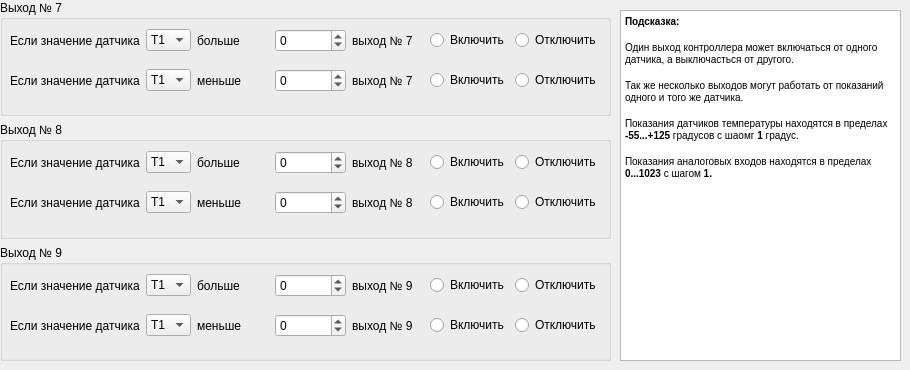
    <widget class="QWidget" name="sensors7_9">
     <attribute name="title">
      <string>Работа по датчикам 7 - 9</string>
     </attribute>
     <widget class="QWidget" name="verticalLayoutWidget_3">
      <property name="geometry">
       <rect>
        <x>0</x>
        <y>0</y>
        <width>611</width>
        <height>361</height>
       </rect>
      </property>
      <layout class="QVBoxLayout" name="verticalLayout_3">
       <item>
        <widget class="QGroupBox" name="groupBox_5">
         <property name="title">
          <string>Выход № 7</string>
         </property>
         <widget class="QWidget" name="horizontalLayoutWidget_2">
          <property name="geometry">
           <rect>
            <x>10</x>
            <y>20</y>
            <width>591</width>
            <height>41</height>
           </rect>
          </property>
          <layout class="QHBoxLayout" name="horizontalLayout_18">
           <item>
            <widget class="QLabel" name="label_5">
             <property name="text">
              <string>Если значение датчика</string>
             </property>
            </widget>
           </item>
           <item>
            <widget class="QComboBox" name="out7BolDatBox">
             <property name="sizePolicy">
              <sizepolicy hsizetype="Fixed" vsizetype="Fixed">
               <horstretch>0</horstretch>
               <verstretch>0</verstretch>
              </sizepolicy>
             </property>
             <property name="currentIndex">
              <number>0</number>
             </property>
             <item>
              <property name="text">
               <string>T1</string>
              </property>
             </item>
             <item>
              <property name="text">
               <string>T2</string>
              </property>
             </item>
             <item>
              <property name="text">
               <string>A1</string>
              </property>
             </item>
             <item>
              <property name="text">
               <string>A2</string>
              </property>
             </item>
             <item>
              <property name="text">
               <string>A3</string>
              </property>
             </item>
             <item>
              <property name="text">
               <string>A4</string>
              </property>
             </item>
            </widget>
           </item>
           <item>
            <widget class="QLabel" name="label_6">
             <property name="text">
              <string>больше</string>
             </property>
            </widget>
           </item>
           <item>
            <widget class="QSpinBox" name="out7BolDatValS">
             <property name="minimum">
              <number>-50</number>
             </property>
             <property name="maximum">
              <number>1023</number>
             </property>
            </widget>
           </item>
           <item>
            <widget class="QLabel" name="label_9">
             <property name="text">
              <string>выход № 7</string>
             </property>
            </widget>
           </item>
           <item>
            <widget class="QRadioButton" name="out7BolOnR">
             <property name="text">
              <string>Включить</string>
             </property>
            </widget>
           </item>
           <item>
            <widget class="QRadioButton" name="out7BolOffR">
             <property name="text">
              <string>Отключить</string>
             </property>
            </widget>
           </item>
          </layout>
         </widget>
         <widget class="QWidget" name="horizontalLayoutWidget_3">
          <property name="geometry">
           <rect>
            <x>10</x>
            <y>60</y>
            <width>591</width>
            <height>41</height>
           </rect>
          </property>
          <layout class="QHBoxLayout" name="horizontalLayout_19">
           <item>
            <widget class="QLabel" name="label_10">
             <property name="text">
              <string>Если значение датчика</string>
             </property>
            </widget>
           </item>
           <item>
            <widget class="QComboBox" name="out7MenDatBox">
             <property name="sizePolicy">
              <sizepolicy hsizetype="Fixed" vsizetype="Fixed">
               <horstretch>0</horstretch>
               <verstretch>0</verstretch>
              </sizepolicy>
             </property>
             <item>
              <property name="text">
               <string>T1</string>
              </property>
             </item>
             <item>
              <property name="text">
               <string>T2</string>
              </property>
             </item>
             <item>
              <property name="text">
               <string>A1</string>
              </property>
             </item>
             <item>
              <property name="text">
               <string>A2</string>
              </property>
             </item>
             <item>
              <property name="text">
               <string>A3</string>
              </property>
             </item>
             <item>
              <property name="text">
               <string>A4</string>
              </property>
             </item>
            </widget>
           </item>
           <item>
            <widget class="QLabel" name="label_13">
             <property name="text">
              <string>меньше</string>
             </property>
            </widget>
           </item>
           <item>
            <widget class="QSpinBox" name="out7MenDatValS">
             <property name="minimum">
              <number>-50</number>
             </property>
             <property name="maximum">
              <number>1023</number>
             </property>
            </widget>
           </item>
           <item>
            <widget class="QLabel" name="label_14">
             <property name="text">
              <string>выход № 7</string>
             </property>
            </widget>
           </item>
           <item>
            <widget class="QRadioButton" name="out7MenOnR">
             <property name="text">
              <string>Включить</string>
             </property>
            </widget>
           </item>
           <item>
            <widget class="QRadioButton" name="out7MenOffR">
             <property name="text">
              <string>Отключить</string>
             </property>
             <property name="checkable">
              <bool>true</bool>
             </property>
             <property name="checked">
              <bool>false</bool>
             </property>
            </widget>
           </item>
          </layout>
         </widget>
        </widget>
       </item>
       <item>
        <widget class="QGroupBox" name="groupBox_9">
         <property name="title">
          <string>Выход № 8</string>
         </property>
         <widget class="QWidget" name="horizontalLayoutWidget_6">
          <property name="geometry">
           <rect>
            <x>10</x>
            <y>20</y>
            <width>591</width>
            <height>41</height>
           </rect>
          </property>
          <layout class="QHBoxLayout" name="horizontalLayout_22">
           <item>
            <widget class="QLabel" name="label_27">
             <property name="text">
              <string>Если значение датчика</string>
             </property>
            </widget>
           </item>
           <item>
            <widget class="QComboBox" name="out8BolDatBox">
             <property name="sizePolicy">
              <sizepolicy hsizetype="Fixed" vsizetype="Fixed">
               <horstretch>0</horstretch>
               <verstretch>0</verstretch>
              </sizepolicy>
             </property>
             <item>
              <property name="text">
               <string>T1</string>
              </property>
             </item>
             <item>
              <property name="text">
               <string>T2</string>
              </property>
             </item>
             <item>
              <property name="text">
               <string>A1</string>
              </property>
             </item>
             <item>
              <property name="text">
               <string>A2</string>
              </property>
             </item>
             <item>
              <property name="text">
               <string>A3</string>
              </property>
             </item>
             <item>
              <property name="text">
               <string>A4</string>
              </property>
             </item>
            </widget>
           </item>
           <item>
            <widget class="QLabel" name="label_28">
             <property name="text">
              <string>больше</string>
             </property>
            </widget>
           </item>
           <item>
            <widget class="QSpinBox" name="out8BolDatValS">
             <property name="minimum">
              <number>-50</number>
             </property>
             <property name="maximum">
              <number>1023</number>
             </property>
            </widget>
           </item>
           <item>
            <widget class="QLabel" name="label_29">
             <property name="text">
              <string>выход № 8</string>
             </property>
            </widget>
           </item>
           <item>
            <widget class="QRadioButton" name="out8BolOnR">
             <property name="text">
              <string>Включить</string>
             </property>
            </widget>
           </item>
           <item>
            <widget class="QRadioButton" name="out8BolOffR">
             <property name="text">
              <string>Отключить</string>
             </property>
            </widget>
           </item>
          </layout>
         </widget>
         <widget class="QWidget" name="horizontalLayoutWidget_7">
          <property name="geometry">
           <rect>
            <x>10</x>
            <y>60</y>
            <width>591</width>
            <height>41</height>
           </rect>
          </property>
          <layout class="QHBoxLayout" name="horizontalLayout_23">
           <item>
            <widget class="QLabel" name="label_30">
             <property name="text">
              <string>Если значение датчика</string>
             </property>
            </widget>
           </item>
           <item>
            <widget class="QComboBox" name="out8MenDatBox">
             <property name="sizePolicy">
              <sizepolicy hsizetype="Fixed" vsizetype="Fixed">
               <horstretch>0</horstretch>
               <verstretch>0</verstretch>
              </sizepolicy>
             </property>
             <item>
              <property name="text">
               <string>T1</string>
              </property>
             </item>
             <item>
              <property name="text">
               <string>T2</string>
              </property>
             </item>
             <item>
              <property name="text">
               <string>A1</string>
              </property>
             </item>
             <item>
              <property name="text">
               <string>A2</string>
              </property>
             </item>
             <item>
              <property name="text">
               <string>A3</string>
              </property>
             </item>
             <item>
              <property name="text">
               <string>A4</string>
              </property>
             </item>
            </widget>
           </item>
           <item>
            <widget class="QLabel" name="label_31">
             <property name="text">
              <string>меньше</string>
             </property>
            </widget>
           </item>
           <item>
            <widget class="QSpinBox" name="out8MenDatValS">
             <property name="minimum">
              <number>-50</number>
             </property>
             <property name="maximum">
              <number>1023</number>
             </property>
            </widget>
           </item>
           <item>
            <widget class="QLabel" name="label_88">
             <property name="text">
              <string>выход № 8</string>
             </property>
            </widget>
           </item>
           <item>
            <widget class="QRadioButton" name="out8MenOnR">
             <property name="text">
              <string>Включить</string>
             </property>
            </widget>
           </item>
           <item>
            <widget class="QRadioButton" name="out8MenOffR">
             <property name="text">
              <string>Отключить</string>
             </property>
            </widget>
           </item>
          </layout>
         </widget>
        </widget>
       </item>
       <item>
        <widget class="QGroupBox" name="groupBox_6">
         <property name="title">
          <string>Выход № 9</string>
         </property>
         <widget class="QWidget" name="horizontalLayoutWidget_4">
          <property name="geometry">
           <rect>
            <x>10</x>
            <y>20</y>
            <width>591</width>
            <height>41</height>
           </rect>
          </property>
          <layout class="QHBoxLayout" name="horizontalLayout_20">
           <item>
            <widget class="QLabel" name="label_15">
             <property name="text">
              <string>Если значение датчика</string>
             </property>
            </widget>
           </item>
           <item>
            <widget class="QComboBox" name="out9BolDatBox">
             <property name="sizePolicy">
              <sizepolicy hsizetype="Fixed" vsizetype="Fixed">
               <horstretch>0</horstretch>
               <verstretch>0</verstretch>
              </sizepolicy>
             </property>
             <item>
              <property name="text">
               <string>T1</string>
              </property>
             </item>
             <item>
              <property name="text">
               <string>T2</string>
              </property>
             </item>
             <item>
              <property name="text">
               <string>A1</string>
              </property>
             </item>
             <item>
              <property name="text">
               <string>A2</string>
              </property>
             </item>
             <item>
              <property name="text">
               <string>A3</string>
              </property>
             </item>
             <item>
              <property name="text">
               <string>A4</string>
              </property>
             </item>
            </widget>
           </item>
           <item>
            <widget class="QLabel" name="label_16">
             <property name="text">
              <string>больше</string>
             </property>
            </widget>
           </item>
           <item>
            <widget class="QSpinBox" name="out9BolDatValS">
             <property name="minimum">
              <number>-50</number>
             </property>
             <property name="maximum">
              <number>1023</number>
             </property>
            </widget>
           </item>
           <item>
            <widget class="QLabel" name="label_22">
             <property name="text">
              <string>выход № 9</string>
             </property>
            </widget>
           </item>
           <item>
            <widget class="QRadioButton" name="out9BolOnR">
             <property name="text">
              <string>Включить</string>
             </property>
            </widget>
           </item>
           <item>
            <widget class="QRadioButton" name="out9BolOffR">
             <property name="text">
              <string>Отключить</string>
             </property>
            </widget>
           </item>
          </layout>
         </widget>
         <widget class="QWidget" name="horizontalLayoutWidget_5">
          <property name="geometry">
           <rect>
            <x>10</x>
            <y>60</y>
            <width>591</width>
            <height>41</height>
           </rect>
          </property>
          <layout class="QHBoxLayout" name="horizontalLayout_21">
           <item>
            <widget class="QLabel" name="label_23">
             <property name="text">
              <string>Если значение датчика</string>
             </property>
            </widget>
           </item>
           <item>
            <widget class="QComboBox" name="out9MenDatBox">
             <property name="sizePolicy">
              <sizepolicy hsizetype="Fixed" vsizetype="Fixed">
               <horstretch>0</horstretch>
               <verstretch>0</verstretch>
              </sizepolicy>
             </property>
             <property name="currentIndex">
              <number>0</number>
             </property>
             <item>
              <property name="text">
               <string>T1</string>
              </property>
             </item>
             <item>
              <property name="text">
               <string>T2</string>
              </property>
             </item>
             <item>
              <property name="text">
               <string>A1</string>
              </property>
             </item>
             <item>
              <property name="text">
               <string>A2</string>
              </property>
             </item>
             <item>
              <property name="text">
               <string>A3</string>
              </property>
             </item>
             <item>
              <property name="text">
               <string>A4</string>
              </property>
             </item>
            </widget>
           </item>
           <item>
            <widget class="QLabel" name="label_25">
             <property name="text">
              <string>меньше</string>
             </property>
            </widget>
           </item>
           <item>
            <widget class="QSpinBox" name="out9MenDatValS">
             <property name="minimum">
              <number>-50</number>
             </property>
             <property name="maximum">
              <number>1023</number>
             </property>
            </widget>
           </item>
           <item>
            <widget class="QLabel" name="label_26">
             <property name="text">
              <string>выход № 9</string>
             </property>
            </widget>
           </item>
           <item>
            <widget class="QRadioButton" name="out9MenOnR">
             <property name="text">
              <string>Включить</string>
             </property>
            </widget>
           </item>
           <item>
            <widget class="QRadioButton" name="out9MenOffR">
             <property name="text">
              <string>Отключить</string>
             </property>
            </widget>
           </item>
          </layout>
         </widget>
        </widget>
       </item>
      </layout>
     </widget>
     <widget class="QTextBrowser" name="textBrowser">
      <property name="geometry">
       <rect>
        <x>620</x>
        <y>10</y>
        <width>281</width>
        <height>351</height>
       </rect>
      </property>
      <property name="html">
       <string>&lt;!DOCTYPE HTML PUBLIC &quot;-//W3C//DTD HTML 4.0//EN&quot; &quot;http://www.w3.org/TR/REC-html40/strict.dtd&quot;&gt;
&lt;html&gt;&lt;head&gt;&lt;meta name=&quot;qrichtext&quot; content=&quot;1&quot; /&gt;&lt;style type=&quot;text/css&quot;&gt;
p, li { white-space: pre-wrap; }
&lt;/style&gt;&lt;/head&gt;&lt;body style=&quot; font-family:'MS Shell Dlg 2'; font-size:8.25pt; font-weight:400; font-style:normal;&quot;&gt;
&lt;p style=&quot; margin-top:0px; margin-bottom:0px; margin-left:0px; margin-right:0px; -qt-block-indent:0; text-indent:0px;&quot;&gt;&lt;span style=&quot; font-size:7.8pt; font-weight:600;&quot;&gt;Подсказка:&lt;/span&gt;&lt;/p&gt;
&lt;p style=&quot;-qt-paragraph-type:empty; margin-top:0px; margin-bottom:0px; margin-left:0px; margin-right:0px; -qt-block-indent:0; text-indent:0px; font-size:7.8pt; font-weight:600;&quot;&gt;&lt;br /&gt;&lt;/p&gt;
&lt;p style=&quot; margin-top:0px; margin-bottom:0px; margin-left:0px; margin-right:0px; -qt-block-indent:0; text-indent:0px;&quot;&gt;&lt;span style=&quot; font-size:7.8pt;&quot;&gt;Один выход контроллера может включаться от одного датчика, а выключасться от другого. &lt;/span&gt;&lt;/p&gt;
&lt;p style=&quot;-qt-paragraph-type:empty; margin-top:0px; margin-bottom:0px; margin-left:0px; margin-right:0px; -qt-block-indent:0; text-indent:0px; font-size:7.8pt;&quot;&gt;&lt;br /&gt;&lt;/p&gt;
&lt;p style=&quot; margin-top:0px; margin-bottom:0px; margin-left:0px; margin-right:0px; -qt-block-indent:0; text-indent:0px;&quot;&gt;&lt;span style=&quot; font-size:7.8pt;&quot;&gt;Так же несколько выходов могут работать от показаний одного и того же датчика.&lt;/span&gt;&lt;/p&gt;
&lt;p style=&quot;-qt-paragraph-type:empty; margin-top:0px; margin-bottom:0px; margin-left:0px; margin-right:0px; -qt-block-indent:0; text-indent:0px; font-size:7.8pt;&quot;&gt;&lt;br /&gt;&lt;/p&gt;
&lt;p style=&quot; margin-top:0px; margin-bottom:0px; margin-left:0px; margin-right:0px; -qt-block-indent:0; text-indent:0px;&quot;&gt;&lt;span style=&quot; font-size:7.8pt;&quot;&gt;Показания датчиков температуры находятся в пределах &lt;/span&gt;&lt;span style=&quot; font-size:7.8pt; font-weight:600;&quot;&gt;-55...+125&lt;/span&gt;&lt;span style=&quot; font-size:7.8pt;&quot;&gt; градусов с шаомг &lt;/span&gt;&lt;span style=&quot; font-size:7.8pt; font-weight:600;&quot;&gt;1&lt;/span&gt;&lt;span style=&quot; font-size:7.8pt;&quot;&gt; градус.&lt;/span&gt;&lt;/p&gt;
&lt;p style=&quot;-qt-paragraph-type:empty; margin-top:0px; margin-bottom:0px; margin-left:0px; margin-right:0px; -qt-block-indent:0; text-indent:0px; font-size:7.8pt;&quot;&gt;&lt;br /&gt;&lt;/p&gt;
&lt;p style=&quot; margin-top:0px; margin-bottom:0px; margin-left:0px; margin-right:0px; -qt-block-indent:0; text-indent:0px;&quot;&gt;&lt;span style=&quot; font-size:7.8pt;&quot;&gt;Показания аналоговых входов находятся в пределах &lt;/span&gt;&lt;span style=&quot; font-size:7.8pt; font-weight:600;&quot;&gt;0...1023 &lt;/span&gt;&lt;span style=&quot; font-size:7.8pt;&quot;&gt;с шагом&lt;/span&gt;&lt;span style=&quot; font-size:7.8pt; font-weight:600;&quot;&gt; 1.&lt;/span&gt;&lt;/p&gt;&lt;/body&gt;&lt;/html&gt;</string>
      </property>
     </widget>
    </widget>
